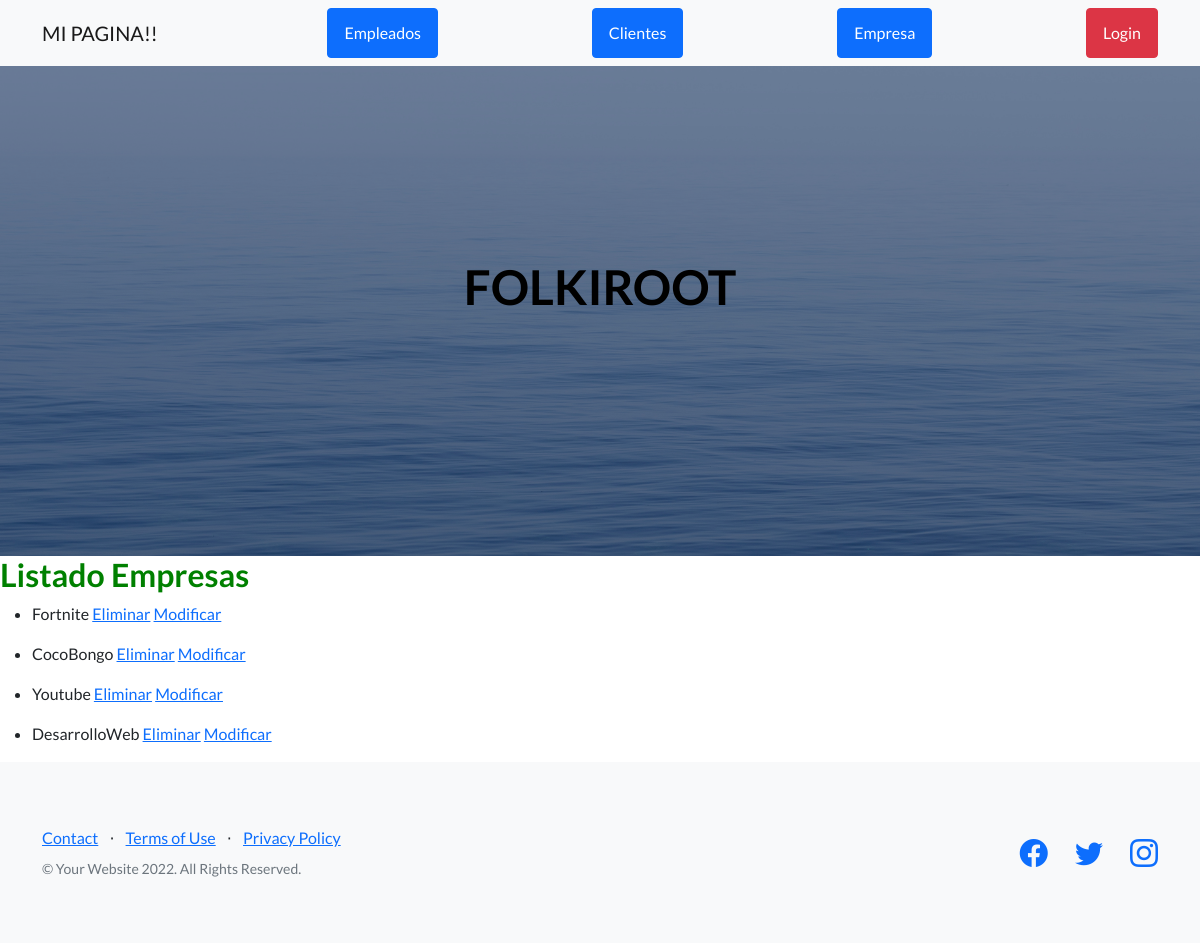
The page /AppProyecto/list_empresa/ on the database its author committed.
### AppProyecto/models.py (models this page shows)
class Empresa(models.Model):
    nombre = models.CharField(max_length=50)
    direccion = models.CharField(max_length=50)
    def __str__(self):
        return self.nombre

### AppProyecto/views.py (the view)
# urls.py: path("list_empresa/", ListEmpresa.as_view(), name="list_empresas"),
class ListEmpresa(ListView, LoginRequiredMixin):
    model = Empresa
    template_name = "AppProyecto/list_empresas.html"

### AppProyecto/templates/AppProyecto/list_empresas.html (shortened to what this page needs)
{% extends "AppProyecto/index.html" %}
{% block main %}
<h2 style="color: green;">Listado Empresas</h2>
{% for empresa in object_list %}
    <ul><li>
        {{ empresa }}
        <a href="{% url 'delete_empresas' empresa.id %}">Eliminar</a>
        <a href="{% url 'update_empresas' empresa.id %}">Modificar</a>
    </li></ul>
{% endfor %}
{% endblock %}

### rows shown on the page
Empresa: nombre "Fortnite"
Empresa: nombre "CocoBongo"
Empresa: nombre "Youtube"
Empresa: nombre "DesarrolloWeb"
